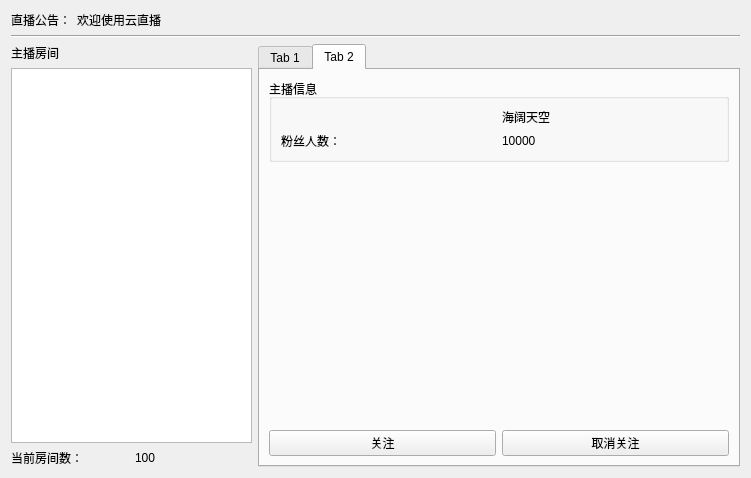
<?xml version="1.0" encoding="UTF-8"?>
<ui version="4.0">
 <class>WidgetUser</class>
 <widget class="QWidget" name="WidgetUser">
  <property name="geometry">
   <rect>
    <x>0</x>
    <y>0</y>
    <width>751</width>
    <height>478</height>
   </rect>
  </property>
  <property name="windowTitle">
   <string>云直播</string>
  </property>
  <property name="windowIcon">
   <iconset resource="pic.qrc">
    <normaloff>:/new/prefix1/logo_R.ico</normaloff>:/new/prefix1/logo_R.ico</iconset>
  </property>
  <layout class="QVBoxLayout" name="verticalLayout_11">
   <item>
    <layout class="QVBoxLayout" name="verticalLayout_10">
     <item>
      <layout class="QHBoxLayout" name="horizontalLayout" stretch="0,1">
       <item>
        <widget class="QLabel" name="label">
         <property name="text">
          <string>直播公告：</string>
         </property>
        </widget>
       </item>
       <item>
        <widget class="QLabel" name="label_2">
         <property name="text">
          <string>欢迎使用云直播</string>
         </property>
        </widget>
       </item>
      </layout>
     </item>
     <item>
      <widget class="Line" name="line">
       <property name="orientation">
        <enum>Qt::Horizontal</enum>
       </property>
      </widget>
     </item>
     <item>
      <layout class="QHBoxLayout" name="horizontalLayout_8" stretch="1,2">
       <item>
        <layout class="QVBoxLayout" name="verticalLayout">
         <item>
          <widget class="QLabel" name="label_3">
           <property name="text">
            <string>主播房间</string>
           </property>
          </widget>
         </item>
         <item>
          <widget class="QListView" name="listView"/>
         </item>
         <item>
          <layout class="QHBoxLayout" name="horizontalLayout_9">
           <item>
            <widget class="QLabel" name="label_4">
             <property name="text">
              <string>当前房间数：</string>
             </property>
            </widget>
           </item>
           <item>
            <widget class="QLabel" name="label_5">
             <property name="text">
              <string>100</string>
             </property>
            </widget>
           </item>
          </layout>
         </item>
        </layout>
       </item>
       <item>
        <widget class="QTabWidget" name="tabWidget">
         <property name="currentIndex">
          <number>1</number>
         </property>
         <widget class="QWidget" name="tab">
          <attribute name="title">
           <string>Tab 1</string>
          </attribute>
          <layout class="QVBoxLayout" name="verticalLayout_5">
           <item>
            <layout class="QVBoxLayout" name="verticalLayout_4">
             <item>
              <widget class="QGroupBox" name="groupBox">
               <property name="title">
                <string>我的信息</string>
               </property>
               <layout class="QVBoxLayout" name="verticalLayout_3">
                <item>
                 <layout class="QVBoxLayout" name="verticalLayout_2">
                  <item>
                   <layout class="QHBoxLayout" name="horizontalLayout_2">
                    <item>
                     <widget class="QLabel" name="lb_pic">
                      <property name="text">
                       <string/>
                      </property>
                      <property name="pixmap">
                       <pixmap resource="pic.qrc">:/new/prefix1/logo_R.ico</pixmap>
                      </property>
                     </widget>
                    </item>
                    <item>
                     <widget class="QLabel" name="lb_name">
                      <property name="text">
                       <string>海阔天空</string>
                      </property>
                     </widget>
                    </item>
                   </layout>
                  </item>
                  <item>
                   <layout class="QHBoxLayout" name="horizontalLayout_3">
                    <item>
                     <widget class="QLabel" name="label_6">
                      <property name="text">
                       <string>我的余额：</string>
                      </property>
                     </widget>
                    </item>
                    <item>
                     <widget class="QLabel" name="lb_balance">
                      <property name="text">
                       <string>100</string>
                      </property>
                     </widget>
                    </item>
                   </layout>
                  </item>
                 </layout>
                </item>
               </layout>
              </widget>
             </item>
             <item>
              <spacer name="verticalSpacer">
               <property name="orientation">
                <enum>Qt::Vertical</enum>
               </property>
               <property name="sizeHint" stdset="0">
                <size>
                 <width>20</width>
                 <height>40</height>
                </size>
               </property>
              </spacer>
             </item>
             <item>
              <layout class="QHBoxLayout" name="horizontalLayout_4">
               <item>
                <widget class="QPushButton" name="btn_live">
                 <property name="text">
                  <string>直播</string>
                 </property>
                </widget>
               </item>
               <item>
                <widget class="QPushButton" name="btn_charge">
                 <property name="text">
                  <string>充值</string>
                 </property>
                </widget>
               </item>
              </layout>
             </item>
            </layout>
           </item>
          </layout>
         </widget>
         <widget class="QWidget" name="tab_2">
          <attribute name="title">
           <string>Tab 2</string>
          </attribute>
          <layout class="QVBoxLayout" name="verticalLayout_9">
           <item>
            <layout class="QVBoxLayout" name="verticalLayout_8">
             <item>
              <widget class="QGroupBox" name="groupBox_2">
               <property name="title">
                <string>主播信息</string>
               </property>
               <layout class="QVBoxLayout" name="verticalLayout_6">
                <item>
                 <layout class="QVBoxLayout" name="verticalLayout_7">
                  <item>
                   <layout class="QHBoxLayout" name="horizontalLayout_5">
                    <item>
                     <widget class="QLabel" name="lb_pic_2">
                      <property name="text">
                       <string/>
                      </property>
                      <property name="pixmap">
                       <pixmap resource="pic.qrc">:/new/prefix1/logo_R.ico</pixmap>
                      </property>
                     </widget>
                    </item>
                    <item>
                     <widget class="QLabel" name="lb_name_2">
                      <property name="text">
                       <string>海阔天空</string>
                      </property>
                     </widget>
                    </item>
                   </layout>
                  </item>
                  <item>
                   <layout class="QHBoxLayout" name="horizontalLayout_6">
                    <item>
                     <widget class="QLabel" name="label_7">
                      <property name="text">
                       <string>粉丝人数：</string>
                      </property>
                     </widget>
                    </item>
                    <item>
                     <widget class="QLabel" name="lb_balance_2">
                      <property name="text">
                       <string>10000</string>
                      </property>
                     </widget>
                    </item>
                   </layout>
                  </item>
                 </layout>
                </item>
               </layout>
              </widget>
             </item>
             <item>
              <spacer name="verticalSpacer_2">
               <property name="orientation">
                <enum>Qt::Vertical</enum>
               </property>
               <property name="sizeHint" stdset="0">
                <size>
                 <width>20</width>
                 <height>41</height>
                </size>
               </property>
              </spacer>
             </item>
             <item>
              <layout class="QHBoxLayout" name="horizontalLayout_7">
               <item>
                <widget class="QPushButton" name="pushButton">
                 <property name="text">
                  <string>关注</string>
                 </property>
                </widget>
               </item>
               <item>
                <widget class="QPushButton" name="pushButton_2">
                 <property name="text">
                  <string>取消关注</string>
                 </property>
                </widget>
               </item>
              </layout>
             </item>
            </layout>
           </item>
          </layout>
         </widget>
        </widget>
       </item>
      </layout>
     </item>
    </layout>
   </item>
  </layout>
 </widget>
 <resources>
  <include location="pic.qrc"/>
 </resources>
 <connections/>
</ui>
